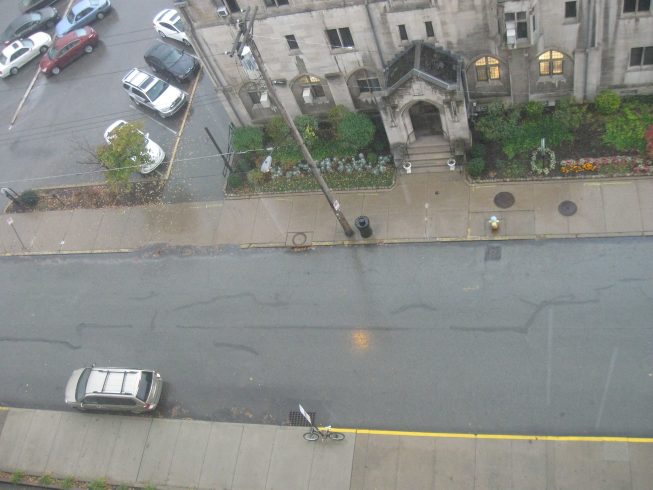
#> input picture test-images/dith1.JPG, 1306 x 979 px (shown at 1/2 size)
$ python main.py test-images/dith1.JPG test-images/dith2.JPG   (older library calls are emulated)
#> lines starting #> are read from the running program, lines starting #| are printed output that depends on the picture; after the words box and inside, x2 and y2 are one past the last pixel; in counts of white or black regions, pixels touching at a corner belong together
### analyzer.py
import cv2
import numpy as np


def analyze_images(img1: np.ndarray, img2: np.ndarray) -> dict:
    metrics = {}

    gray1 = cv2.cvtColor(img1, cv2.COLOR_BGR2GRAY)
    gray2 = cv2.cvtColor(img2, cv2.COLOR_BGR2GRAY)
    brightness1 = float(np.mean(gray1))
    brightness2 = float(np.mean(gray2))
    metrics["avg_brightness"] = (brightness1 + brightness2) / 2.0

    contrast1 = float(np.std(gray1))
    contrast2 = float(np.std(gray2))
    metrics["avg_contrast"] = (contrast1 + contrast2) / 2.0

    mp1 = (img1.shape[0] * img1.shape[1]) / 1_000_000
    mp2 = (img2.shape[0] * img2.shape[1]) / 1_000_000
    metrics["avg_megapixels"] = (mp1 + mp2) / 2.0

    blur1 = float(cv2.Laplacian(gray1, cv2.CV_64F).var())
    blur2 = float(cv2.Laplacian(gray2, cv2.CV_64F).var())
    metrics["avg_blur_score"] = (blur1 + blur2) / 2.0

    edges1 = cv2.Canny(gray1, 50, 150)
    edges2 = cv2.Canny(gray2, 50, 150)
    texture1 = float(np.count_nonzero(edges1)) / edges1.size
    texture2 = float(np.count_nonzero(edges2)) / edges2.size
    metrics["avg_texture"] = (texture1 + texture2) / 2.0

    h1, w1 = gray1.shape
    h2, w2 = gray2.shape
    strip_w = max(1, min(w1, w2) // 5)
    strip1 = gray1[:, w1 - strip_w:].astype(np.float32)
    strip2 = gray2[:, :strip_w].astype(np.float32)

    target_h = min(h1, h2)
    strip1 = cv2.resize(strip1, (strip_w, target_h))
    strip2 = cv2.resize(strip2, (strip_w, target_h))
    numer = np.sum(strip1 * strip2)
    denom = (np.linalg.norm(strip1) * np.linalg.norm(strip2)) + 1e-8
    metrics["overlap_score"] = float(numer / denom)

    return metrics


def select_algorithm(metrics: dict) -> tuple[str, str]:
    brightness = metrics["avg_brightness"]
    contrast   = metrics["avg_contrast"]
    megapixels = metrics["avg_megapixels"]
    blur       = metrics["avg_blur_score"]
    texture    = metrics["avg_texture"]

    reasons = []

    if brightness < 60 or contrast < 30:
        reasons.append(
            f"low brightness ({brightness:.1f}) or contrast ({contrast:.1f}) → "
            "SIFT chosen for superior illumination robustness"
        )
        return "SIFT", "; ".join(reasons)

    if blur < 50:
        reasons.append(
            f"blur score is low ({blur:.1f}) → "
            "SIFT chosen for robustness to image degradation"
        )
        return "SIFT", "; ".join(reasons)

    if megapixels > 4 and brightness >= 80 and texture > 0.05:
        reasons.append(
            f"high-res ({megapixels:.1f} MP), well-lit ({brightness:.1f}), "
            f"texture-rich ({texture:.3f}) → ORB chosen for speed"
        )
        return "ORB", "; ".join(reasons)

    reasons.append(
        f"balanced conditions (brightness={brightness:.1f}, contrast={contrast:.1f}, "
        f"{megapixels:.1f} MP) → SURF chosen as the best trade-off"
    )
    return "SURF", "; ".join(reasons)

### features.py
import cv2
import numpy as np

def create_detector(algorithm: str):
    algo = algorithm.upper()
    if algo == "ORB":
        return cv2.ORB_create(nfeatures=3000)
    elif algo == "SIFT":
        return cv2.SIFT_create()
    elif algo == "SURF":
        try:
            det = cv2.xfeatures2d.SURF_create(400)
            det.detect(np.zeros((8, 8), dtype=np.uint8))
            return det
        except (AttributeError, cv2.error):
            print("[WARNING] SURF is not available in this OpenCV build "
                  "(patent-protected; needs OPENCV_ENABLE_NONFREE). "
                  "Falling back to SIFT.")
            return cv2.SIFT_create()
    else:
        raise ValueError(f"Unknown algorithm: {algorithm!r}. Choose ORB, SURF, or SIFT.")


def detect_and_compute(detector, img: np.ndarray):
    gray = cv2.cvtColor(img, cv2.COLOR_BGR2GRAY)
    kps, descs = detector.detectAndCompute(gray, None)
    return kps, descs


def match_features(algorithm: str, desc1: np.ndarray, desc2: np.ndarray,
                   ratio_thresh: float = 0.70) -> list:
    algo = algorithm.upper()
    use_binary = algo == "ORB"

    if use_binary:
        matcher = cv2.BFMatcher(cv2.NORM_HAMMING, crossCheck=False)
    else:
        FLANN_INDEX_KDTREE = 1
        index_params  = dict(algorithm=FLANN_INDEX_KDTREE, trees=5)
        search_params = dict(checks=50)
        matcher = cv2.FlannBasedMatcher(index_params, search_params)
        desc1 = desc1.astype(np.float32)
        desc2 = desc2.astype(np.float32)

    raw_matches = matcher.knnMatch(desc1, desc2, k=2)

    good = []
    for pair in raw_matches:
        if len(pair) == 2:
            m, n = pair
            if m.distance < ratio_thresh * n.distance:
                good.append(m)

    return good

def find_homography(kps1, kps2, good_matches: list,
                    min_matches: int = 10) -> tuple[np.ndarray | None, np.ndarray | None]:
    if len(good_matches) < min_matches:
        return None, None

    src_pts = np.float32([kps1[m.queryIdx].pt for m in good_matches]).reshape(-1, 1, 2)
    dst_pts = np.float32([kps2[m.trainIdx].pt for m in good_matches]).reshape(-1, 1, 2)

    H, mask = cv2.findHomography(src_pts, dst_pts, cv2.RANSAC, 5.0)
    return H, mask

### stitcher.py
import cv2
import numpy as np

def stitch(img1: np.ndarray, img2: np.ndarray, H: np.ndarray) -> np.ndarray:
    h1, w1 = img1.shape[:2]
    h2, w2 = img2.shape[:2]

    corners1 = np.float32([[0, 0], [w1, 0], [w1, h1], [0, h1]]).reshape(-1, 1, 2)
    corners1_in2 = cv2.perspectiveTransform(corners1, H)

    corners2 = np.float32([[0, 0], [w2, 0], [w2, h2], [0, h2]]).reshape(-1, 1, 2)

    all_corners = np.concatenate([corners1_in2, corners2], axis=0)

    x_min = np.floor(all_corners[:, 0, 0].min()).astype(int)
    y_min = np.floor(all_corners[:, 0, 1].min()).astype(int)
    x_max = np.ceil(all_corners[:, 0, 0].max()).astype(int)
    y_max = np.ceil(all_corners[:, 0, 1].max()).astype(int)

    tx = max(0, -x_min)
    ty = max(0, -y_min)

    canvas_w = x_max + tx
    canvas_h = y_max + ty

    MAX_DIM = 16_000
    if canvas_w > MAX_DIM or canvas_h > MAX_DIM or canvas_w <= 0 or canvas_h <= 0:
        raise ValueError(
            f"Computed canvas size {canvas_w}x{canvas_h} is unreasonable. "
            "The homography may be degenerate — try images with more overlap."
        )

    T = np.array([[1, 0, tx],
                  [0, 1, ty],
                  [0, 0,  1]], dtype=np.float64)

    warped1 = cv2.warpPerspective(img1, T @ H, (canvas_w, canvas_h))

    img2_x = tx
    img2_y = ty

    canvas = warped1.copy()
    y2_end = min(img2_y + h2, canvas_h)
    x2_end = min(img2_x + w2, canvas_w)
    canvas[img2_y:y2_end, img2_x:x2_end] = img2[:y2_end - img2_y, :x2_end - img2_x]

    canvas = _gradient_blend(warped1, img2, canvas, img2_x, img2_y,
                             y2_end, x2_end)

    return _crop_black_borders(canvas)

def _gradient_blend(warped1: np.ndarray, img2: np.ndarray,
                    canvas: np.ndarray,
                    img2_x: int, img2_y: int,
                    y2_end: int, x2_end: int) -> np.ndarray:
    ch, cw = canvas.shape[:2]

    gray_w1 = cv2.cvtColor(warped1, cv2.COLOR_BGR2GRAY)
    mask1 = (gray_w1 > 0).astype(np.float32)

    mask2 = np.zeros((ch, cw), dtype=np.float32)
    mask2[img2_y:y2_end, img2_x:x2_end] = 1.0

    overlap = mask1 * mask2

    if overlap.sum() == 0:
        return canvas

    overlap_cols = np.where(overlap.max(axis=0) > 0)[0]
    if len(overlap_cols) == 0:
        return canvas

    ol_x_start = int(overlap_cols.min())
    ol_x_end   = int(overlap_cols.max()) + 1
    ol_width   = ol_x_end - ol_x_start

    alpha = np.zeros((ch, cw), dtype=np.float32)
    if ol_width > 1:
        ramp = np.linspace(0.0, 1.0, ol_width, dtype=np.float32)
        alpha[:, ol_x_start:ol_x_end] = ramp[np.newaxis, :]
    alpha[:, ol_x_end:] = 1.0

    img2_layer = np.zeros((ch, cw, 3), dtype=np.float32)
    img2_layer[img2_y:y2_end, img2_x:x2_end] = \
        img2[:y2_end - img2_y, :x2_end - img2_x].astype(np.float32)

    w1_layer  = warped1.astype(np.float32)
    canvas_f  = canvas.astype(np.float32)
    bm        = overlap[:, :, np.newaxis]
    a         = alpha[:, :, np.newaxis]

    blended = np.where(
        bm > 0,
        (1.0 - a) * w1_layer + a * img2_layer,
        canvas_f
    )

    return np.clip(blended, 0, 255).astype(np.uint8)


def _crop_black_borders(img: np.ndarray) -> np.ndarray:
    gray = cv2.cvtColor(img, cv2.COLOR_BGR2GRAY)
    _, thresh = cv2.threshold(gray, 1, 255, cv2.THRESH_BINARY)
    coords = cv2.findNonZero(thresh)
    if coords is None:
        return img
    x, y, w, h = cv2.boundingRect(coords)
    return img[y:y + h, x:x + w]

### main.py
import argparse
import sys
import time
import cv2

from analyzer import analyze_images, select_algorithm
from features import create_detector, detect_and_compute, match_features, find_homography
from stitcher import stitch

def parse_args():
    parser = argparse.ArgumentParser(
        description="Panorama stitcher — automatically selects the best algorithm."
    )
    parser.add_argument("left",  help="Path to the LEFT (query) image")
    parser.add_argument("right", help="Path to the RIGHT (reference) image")
    parser.add_argument("--output", "-o", default="panorama.jpg",
                        help="Output file path (default: panorama.jpg)")
    parser.add_argument("--algo", "-a", default=None,
                        choices=["ORB", "SURF", "SIFT"],
                        help="Force a specific algorithm instead of auto-selection")
    parser.add_argument("--show", "-s", action="store_true",
                        help="Display the panorama in a window after saving")
    parser.add_argument("--min-matches", type=int, default=10,
                        help="Minimum good matches required (default: 10)")
    return parser.parse_args()

def run(args):
    print(f"\n{'='*60}")
    print("  DRONE PANORAMA STITCHER")
    print(f"{'='*60}")
    print(f"\n[1/5] Loading images...")
    img1 = cv2.imread(args.left)
#> img1 is the input picture: shape (979, 1306, 3); mean B, G, R 136, 139.8, 137.6
    img2 = cv2.imread(args.right)
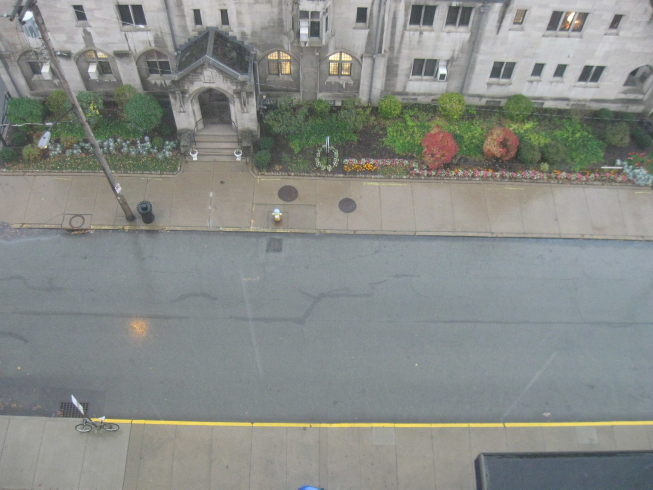
#> input picture test-images/dith2.JPG, 1306 x 979 px (shown at 1/2 size)
#> img2 is the input picture: shape (979, 1306, 3); mean B, G, R 135.9, 139.5, 136.1

    if img1 is None:
        sys.exit(f"[ERROR] Cannot read image: {args.left}")
    if img2 is None:
        sys.exit(f"[ERROR] Cannot read image: {args.right}")

    print(f"      Left  : {args.left}  ({img1.shape[1]}×{img1.shape[0]}px)")
#|       Left  : test-images/dith1.JPG  (1306×979px)
    print(f"      Right : {args.right}  ({img2.shape[1]}×{img2.shape[0]}px)")
#|       Right : test-images/dith2.JPG  (1306×979px)

    print(f"\n[2/5] Analyzing image properties...")
    metrics = analyze_images(img1, img2)
#> in analyze_images, `gray2 = cv2.cvtColor(img2, cv2.COLOR_BGR2GRAY)`:
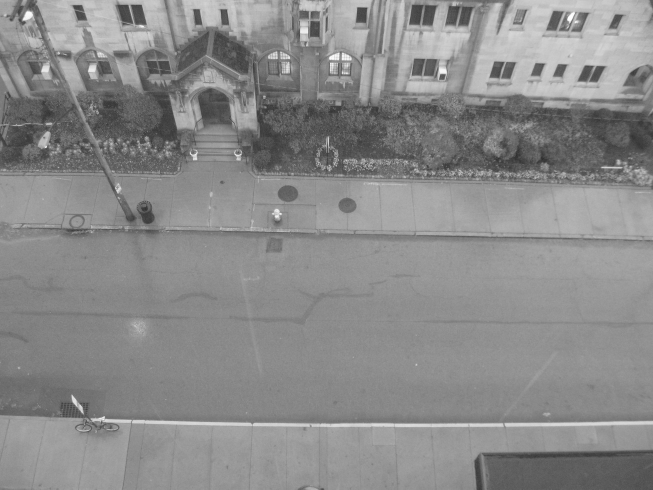
#> gray2: shape (979, 1306) (shown at 1/2 size); min 43, max 255, mean 138
#> in analyze_images, `brightness1 = float(np.mean(gray1))`: brightness1 = 138.7
#> in analyze_images, `brightness2 = float(np.mean(gray2))`: brightness2 = 138
#> in analyze_images, `contrast1 = float(np.std(gray1))`: contrast1 = 28.93
#> in analyze_images, `contrast2 = float(np.std(gray2))`: contrast2 = 28.95
#> in analyze_images, `blur1 = float(cv2.Laplacian(gray1, cv2.CV_64F).var())`: blur1 = 245.8
#> in analyze_images, `blur2 = float(cv2.Laplacian(gray2, cv2.CV_64F).var())`: blur2 = 187.3
#> in analyze_images, `edges1 = cv2.Canny(gray1, 50, 150)`:
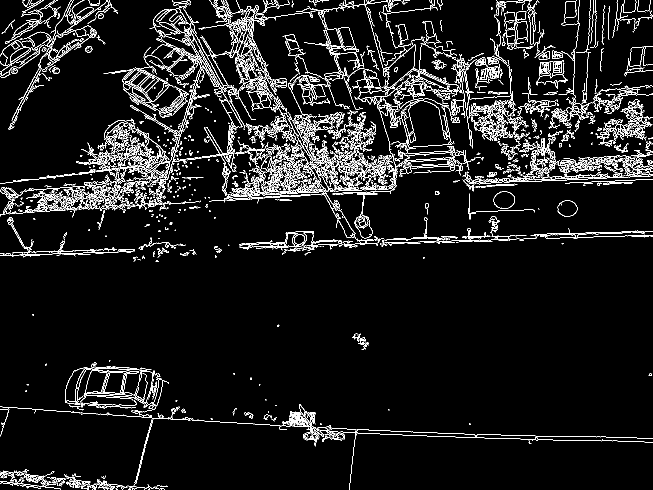
#> edges1: shape (979, 1306) (shown at 1/2 size); 6.8% white in thin lines or dots
#> in analyze_images, `edges2 = cv2.Canny(gray2, 50, 150)`:
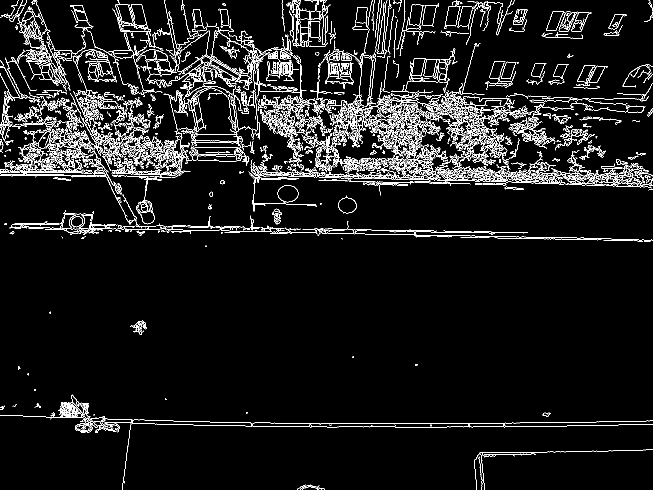
#> edges2: shape (979, 1306) (shown at 1/2 size); 6.5% white in thin lines or dots
#> in analyze_images, `texture1 = float(np.count_nonzero(edges1)) / edges1.size`: texture1 = 0.0685
#> in analyze_images, `texture2 = float(np.count_nonzero(edges2)) / edges2.size`: texture2 = 0.0651
#> in analyze_images, `strip2 = gray2[:, :strip_w].astype(np.float32)`:
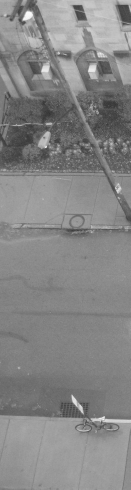
#> strip2: shape (979, 261) float32 (shown at 1/2 size); min 44, max 254, mean 133.2
#> in analyze_images, `numer = np.sum(strip1 * strip2)`: numer = 4.51e+09
#> in analyze_images, `denom = (np.linalg.norm(strip1) * np.linalg.norm(strip2)) + 1e-8`: denom = 4.62e+09
#> metrics = {'avg_brightness': 138.4, 'avg_contrast': 28.94, 'avg_megapixels': 1.28, 'avg_blur_score': 216.5, 'avg_texture': 0.0668, 'overlap_score': 0.976}
    print(f"      Avg brightness  : {metrics['avg_brightness']:.1f}  (0–255)")
#|       Avg brightness  : 138.4  (0–255)
    print(f"      Avg contrast    : {metrics['avg_contrast']:.1f}  (std-dev)")
#|       Avg contrast    : 28.9  (std-dev)
    print(f"      Avg blur score  : {metrics['avg_blur_score']:.1f}  (Laplacian var)")
#|       Avg blur score  : 216.5  (Laplacian var)
    print(f"      Avg texture     : {metrics['avg_texture']:.4f} (edge density)")
#|       Avg texture     : 0.0668 (edge density)
    print(f"      Avg resolution  : {metrics['avg_megapixels']:.2f} MP")
#|       Avg resolution  : 1.28 MP
    print(f"      Overlap score   : {metrics['overlap_score']:.4f}")
#|       Overlap score   : 0.9759

    if args.algo:
        algorithm = args.algo.upper()
        reason = "manually specified by user"
    else:
        algorithm, reason = select_algorithm(metrics)
#> in select_algorithm, `brightness = metrics["avg_brightness"]`: brightness = 138.4
#> in select_algorithm, `contrast   = metrics["avg_contrast"]`: contrast = 28.94
#> in select_algorithm, `megapixels = metrics["avg_megapixels"]`: megapixels = 1.28
#> in select_algorithm, `blur       = metrics["avg_blur_score"]`: blur = 216.5
#> in select_algorithm, `texture    = metrics["avg_texture"]`: texture = 0.0668
#> algorithm = 'SIFT'

    print(f"\n[3/5] Algorithm selection → \033[1;32m{algorithm}\033[0m")
#| [3/5] Algorithm selection → [1;32mSIFT[0m
    print(f"      Reason: {reason}")
#|       Reason: low brightness (138.4) or contrast (28.9) → SIFT chosen for superior illumination robustness

    print(f"\n[4/5] Detecting and matching features with {algorithm}...")
#> (printed output is left out)
    detector = create_detector(algorithm)

    t0 = time.perf_counter()
    kps1, desc1 = detect_and_compute(detector, img1)
#> in detect_and_compute, `kps, descs = detector.detectAndCompute(gray, None)`: kps = 3491 keypoints; strongest (x, y, size): (81, 78, 20.2), (492, 100, 10.9), (334, 198, 29.2), (316, 750, 4.3)
#> kps1 has the same summary as kps in detect_and_compute
    kps2, desc2 = detect_and_compute(detector, img2)
#> in detect_and_compute (call 2), `kps, descs = detector.detectAndCompute(gray, None)`: kps = 3273 keypoints; strongest (x, y, size): (57, 30, 12.1), (92, 294, 2.6), (885, 141, 10), (185, 139, 12.2)
#> kps2 has the same summary as kps in detect_and_compute
    t_detect = time.perf_counter() - t0

    print(f"      Keypoints found : {len(kps1)} (left) | {len(kps2)} (right)")
#|       Keypoints found : 3491 (left) | 3273 (right)
    print(f"      Detection time  : {t_detect*1000:.1f} ms")

    if desc1 is None or desc2 is None or len(kps1) == 0 or len(kps2) == 0:
        sys.exit("[ERROR] No descriptors found. Images may be too uniform or too blurry.")

    t0 = time.perf_counter()
    good_matches = match_features(algorithm, desc1, desc2)
#> in match_features, `raw_matches = matcher.knnMatch(desc1, desc2, k=2)`: raw_matches = 3491 matches
#> after the loop in match_features, `for pair in raw_matches:`: good = 920 matches
#> good_matches = 920 matches
    t_match = time.perf_counter() - t0

    print(f"      Good matches    : {len(good_matches)}")
#|       Good matches    : 920
    print(f"      Matching time   : {t_match*1000:.1f} ms")

    if len(good_matches) < args.min_matches:
        sys.exit(
            f"[ERROR] Only {len(good_matches)} good matches found "
            f"(need ≥{args.min_matches}). "
            "Try images with more overlap or use --algo SIFT."
        )

    H, mask = find_homography(kps1, kps2, good_matches, min_matches=args.min_matches)
#> in find_homography, `src_pts = np.float32([kps1[m.queryIdx].pt for m in good_matches]).resh..`: src_pts = 920 rows, first 8: [14.02, 84.13], [26.59, 127.4], [150.3, 775.4], [184.5, 809.4], [230.5, 811.4], [254.8, 140.3], [288.8, 113.1], [316.4, 754.9]
#> in find_homography, `dst_pts = np.float32([kps2[m.trainIdx].pt for m in good_matches]).resh..`: dst_pts = 920 rows, first 8: [1094.2, 828.5], [973.2, 949.7], [1021.6, 899.6], [434.5, 124], [434.5, 124], [476.9, 323.1], [873.4, 212.3], [476.9, 323.1]
#> in find_homography, `H, mask = cv2.findHomography(src_pts, dst_pts, cv2.RANSAC, 5.0)`: H = [[1.23, -0.0643, -539.9], [0.144, 1.16, -152], [0.000176, 6.38e-06, 1]]; mask = 920 values, max 1 at index 8, min 0 at index 0, mean 0.924
    if H is None:
        sys.exit("[ERROR] Could not compute homography. "
                 "Increase overlap between the images.")

    inliers = int(mask.sum()) if mask is not None else 0
#> inliers = 850
    print(f"      Inliers (RANSAC): {inliers} / {len(good_matches)}")
#|       Inliers (RANSAC): 850 / 920

    if H[0, 2] > img2.shape[1] * 0.3:
        print("      [INFO] Images appear to be in reverse order — swapping left/right.")
        img1, img2 = img2, img1
        kps1, kps2 = kps2, kps1
        desc1, desc2 = desc2, desc1
        good_matches = match_features(algorithm, desc1, desc2)
        H, mask = find_homography(kps1, kps2, good_matches, min_matches=args.min_matches)
        if H is None:
            sys.exit("[ERROR] Homography failed after swap too.")

    print(f"\n[5/5] Stitching panorama...")
    t0 = time.perf_counter()
    try:
        panorama = stitch(img1, img2, H)
#> in stitch, `corners1_in2 = cv2.perspectiveTransform(corners1, H)`: corners1_in2 = [[-539.9, -152], [872, 29.7], [816.7, 947.8], [-599.1, 977.1]]
#> in stitch, `all_corners = np.concatenate([corners1_in2, corners2], axis=0)`: all_corners = [[-539.9, -152], [872, 29.7], [816.7, 947.8], [-599.1, 977.1], [0, 0], [1306, 0], [1306, 979], [0, 979]]
#> in stitch, `x_min = np.floor(all_corners[:, 0, 0].min()).astype(int)`: x_min = -600
#> in stitch, `y_min = np.floor(all_corners[:, 0, 1].min()).astype(int)`: y_min = -153
#> in stitch, `x_max = np.ceil(all_corners[:, 0, 0].max()).astype(int)`: x_max = 1306
#> in stitch, `y_max = np.ceil(all_corners[:, 0, 1].max()).astype(int)`: y_max = 979
#> in stitch, `tx = max(0, -x_min)`: tx = 600
#> in stitch, `ty = max(0, -y_min)`: ty = 153
#> in stitch, `canvas_w = x_max + tx`: canvas_w = 1906
#> in stitch, `canvas_h = y_max + ty`: canvas_h = 1132
#> in stitch, `T = np.array([[1, 0, tx], [0, 1, ty], [0, 0,  1]], dtype=np.float64)`: T = [[1, 0, 600], [0, 1, 153], [0, 0, 1]]
#> in stitch, `warped1 = cv2.warpPerspective(img1, T @ H, (canvas_w, canvas_h))`:
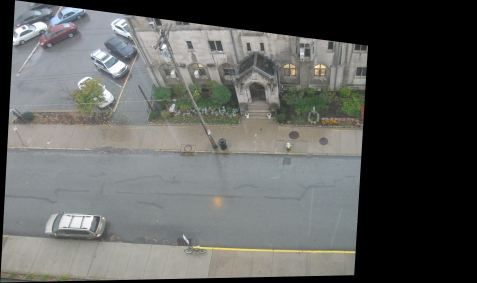
#> warped1: shape (1132, 1906, 3) (shown at 1/4 size); mean B, G, R 92.6, 94.9, 93.4
#> in stitch, `img2_x = tx`: img2_x = 600
#> in stitch, `img2_y = ty`: img2_y = 153
#> in stitch, `y2_end = min(img2_y + h2, canvas_h)`: y2_end = 1132
#> in stitch, `x2_end = min(img2_x + w2, canvas_w)`: x2_end = 1906
#> in _gradient_blend, `mask1 = (gray_w1 > 0).astype(np.float32)`:
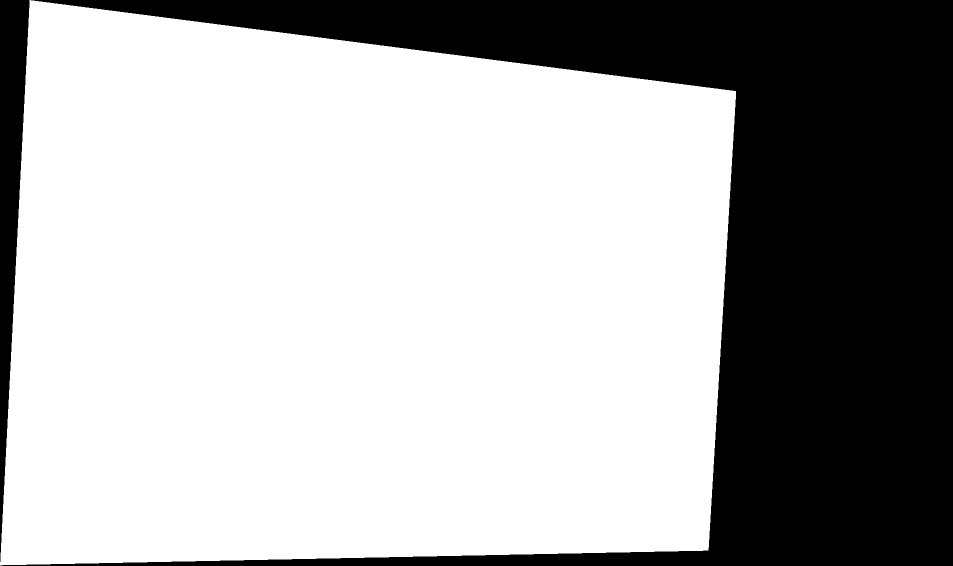
#> mask1: shape (1132, 1906) float32 (shown at 1/2 size); values 0 (black) and 1 (white), 67.4% white; 2 black regions, box (x1, y1, x2, y2) and area: (0, 0, 1906, 1132) 669546, (0, 0, 59, 1124) 33647
#> in _gradient_blend, `overlap_cols = np.where(overlap.max(axis=0) > 0)[0]`: overlap_cols = 872 values from 600 to 1471
#> (the rest of the program and of its run is left out)
